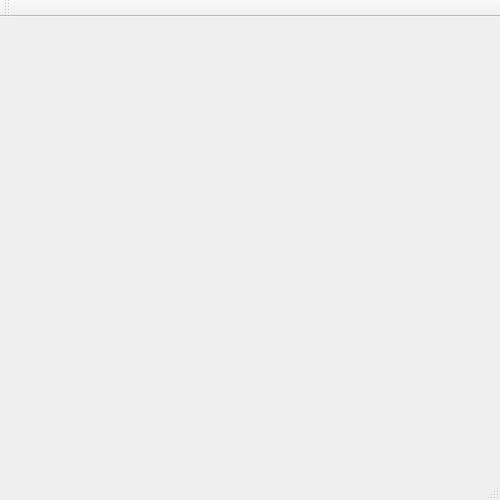
<?xml version="1.0" encoding="UTF-8"?>
<ui version="4.0">
 <class>MainWindow</class>
 <widget class="QMainWindow" name="MainWindow">
  <property name="geometry">
   <rect>
    <x>0</x>
    <y>0</y>
    <width>500</width>
    <height>500</height>
   </rect>
  </property>
  <property name="windowTitle">
   <string>MainWindow</string>
  </property>
  <widget class="QWidget" name="centralWidget">
   <widget class="QWidget" name="layoutWidget">
    <property name="geometry">
     <rect>
      <x>80</x>
      <y>440</y>
      <width>361</width>
      <height>21</height>
     </rect>
    </property>
    <layout class="QHBoxLayout" name="horizontalLayout">
     <item>
      <widget class="QLabel" name="label">
       <property name="text">
        <string>Coordinates:</string>
       </property>
       <property name="alignment">
        <set>Qt::AlignRight|Qt::AlignTrailing|Qt::AlignVCenter</set>
       </property>
      </widget>
     </item>
     <item>
      <widget class="QLabel" name="label_2">
       <property name="text">
        <string/>
       </property>
      </widget>
     </item>
     <item>
      <widget class="QLabel" name="label_3">
       <property name="text">
        <string>Angle:</string>
       </property>
       <property name="alignment">
        <set>Qt::AlignRight|Qt::AlignTrailing|Qt::AlignVCenter</set>
       </property>
      </widget>
     </item>
     <item>
      <widget class="QLabel" name="label_4">
       <property name="text">
        <string/>
       </property>
      </widget>
     </item>
     <item>
      <widget class="QLabel" name="label_5">
       <property name="text">
        <string>Indices:</string>
       </property>
       <property name="alignment">
        <set>Qt::AlignRight|Qt::AlignTrailing|Qt::AlignVCenter</set>
       </property>
      </widget>
     </item>
     <item>
      <widget class="QLabel" name="label_6">
       <property name="text">
        <string/>
       </property>
      </widget>
     </item>
    </layout>
   </widget>
  </widget>
  <widget class="QMenuBar" name="menuBar">
   <property name="geometry">
    <rect>
     <x>0</x>
     <y>0</y>
     <width>500</width>
     <height>21</height>
    </rect>
   </property>
  </widget>
  <widget class="QToolBar" name="mainToolBar">
   <attribute name="toolBarArea">
    <enum>TopToolBarArea</enum>
   </attribute>
   <attribute name="toolBarBreak">
    <bool>false</bool>
   </attribute>
  </widget>
  <widget class="QStatusBar" name="statusBar"/>
 </widget>
 <layoutdefault spacing="6" margin="11"/>
 <resources/>
 <connections/>
</ui>
